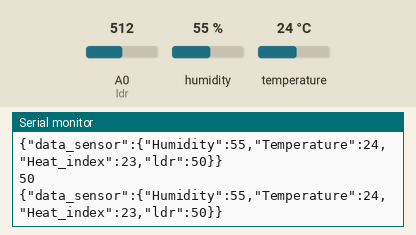
This sketch was run on a simulated ESP8266 (NodeMCU). Shown: the last lines printed to the serial monitor. The inputs (shaded band) are chosen by the test bench; at power-on: humidity 55 %, A0 (ldr) = 512, temperature 24 °C.

Above: at 2.8 s.
2.9 s: humidity set to 22 %
At 5.0 s:
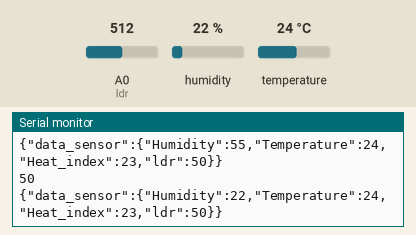
5.6 s: A0 (ldr) set to 716
At 7.4 s:
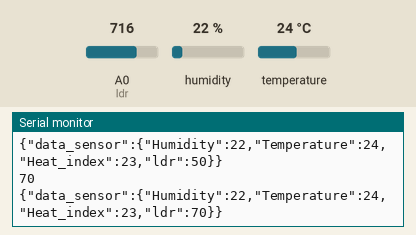
8.3 s: temperature set to 12 °C
At 10.8 s:
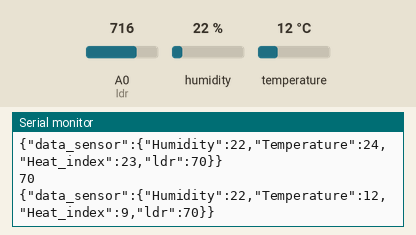
11.0 s: A0 (ldr) set to 900
At 13.4 s:
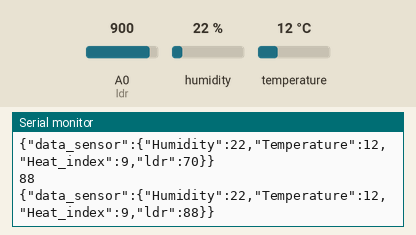
13.7 s: humidity set to 40 %
At 14.6 s:
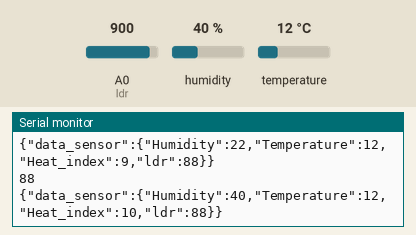
Timing chart, 0 to 16.7 s (numbered marks = the images above; inputs shaded):
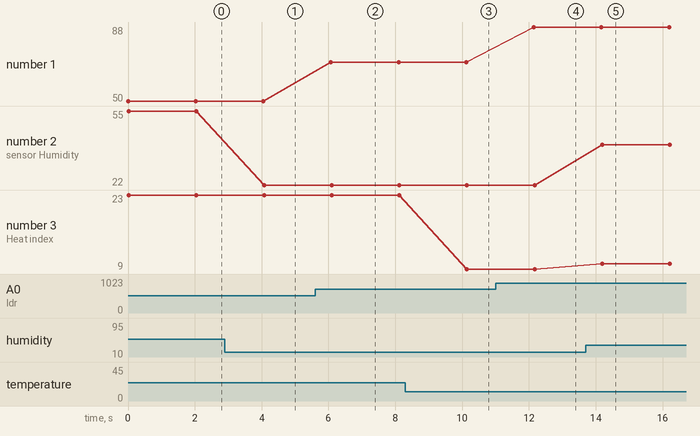

Measured:
- after the input at 2.9 s, the serial monitor: prints a new line after 1.2 s (image 1)
- after the input at 5.6 s, the serial monitor: prints a new line after 0.47 s (image 2)
- after the input at 8.3 s, the serial monitor: prints a new line after 1.8 s (image 3)
- after the input at 11.0 s, the serial monitor: prints a new line after 1.1 s (image 4)
- after the input at 13.7 s, the serial monitor: prints a new line after 0.49 s (image 5)
- plotted number 1: 50 → 70 after the input at 5.6 s, 70 → 88 after the input at 11.0 s
- plotted number 2: 55 → 22 after the input at 2.9 s, 22 → 40 after the input at 13.7 s
- plotted number 3: 23 → 9 after the input at 8.3 s, 9 → 10 after the input at 13.7 s

The sketch:

read_sensor.ino
```cpp
#include "DHT.h"
#include <Arduino_JSON.h>
#define DHTPIN D2     // Digital pin connected to the DHT sensor
#define DHTTYPE DHT11 // DHT 11
DHT dht(DHTPIN, DHTTYPE);
JSONVar json_value;
//raed LRD PIN
int ldr = A0;

void setup()
{
  Serial.begin(115200);
  Serial.println(F("DHTxx test!"));
  dht.begin();
}

void loop()
{
  int value = map(analogRead(ldr), 0, 1024, 0, 100);
  //อ่านค่า LDR และ ปริ้นออกมา
  Serial.println(value);


  int h = dht.readHumidity();
  // Read temperature as Celsius (the default)
  int t = dht.readTemperature();
  // Read temperature as Fahrenheit (isFahrenheit = true)
  int f = dht.readTemperature(true);

  // Check if any reads failed and exit early (to try again).
  if (isnan(h) || isnan(t) || isnan(f))
  {
    Serial.println(F("Failed to read from DHT sensor!"));
    return;
  }
  // Compute heat index in Fahrenheit (the default)
  int hif = dht.computeHeatIndex(f, h);
  // Compute heat index in Celsius (isFahreheit = false)
  int hic = dht.computeHeatIndex(t, h, false);

  json_value["data_sensor"]["Humidity"] = h;
  json_value["data_sensor"]["Temperature"] = t;
  json_value["data_sensor"]["Heat_index"] = hic;
  json_value["data_sensor"]["ldr"] = value;
  Serial.println(json_value);
  delay(2000);
  // Wait a few seconds between measurements.
}
```
